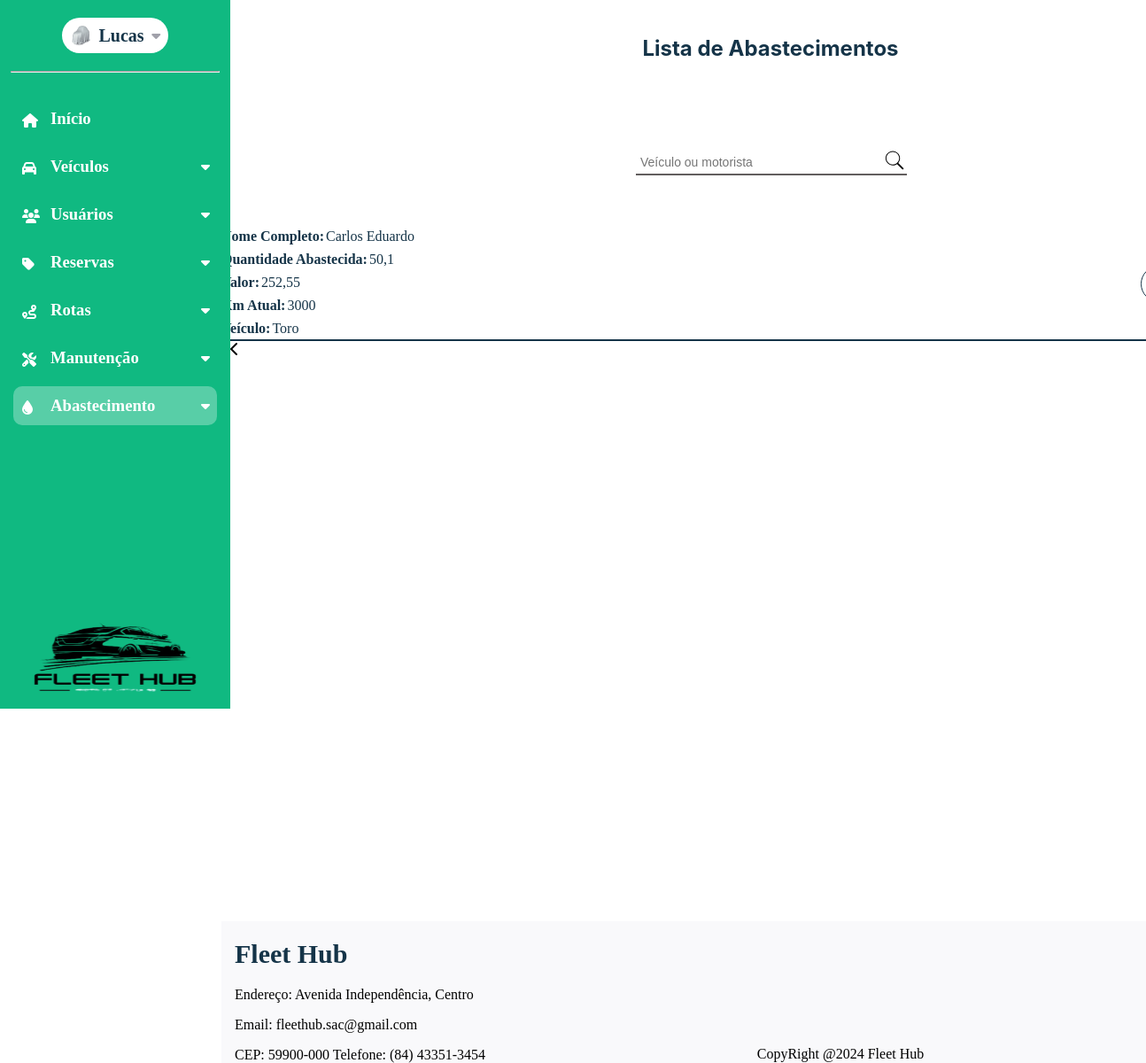
The app's page /listagem_abastecimento (signed in) with its own data.
### dashboard/models.py (models this page shows, shortened)
class CustomUser(AbstractUser):
    nome = models.CharField(max_length=50)
    email = models.EmailField(max_length=254, unique=True)
    cpf = models.CharField(max_length=11, unique=True)
    telefone = models.CharField(max_length=15)
    rua = models.CharField(max_length=35)
    bairro = models.CharField(max_length=35)
    cidade = models.CharField(max_length=35)
    cep = models.CharField(max_length=15)
    imagem = models.ImageField(
        upload_to="imagens/usuario",
        height_field=None,
        width_field=None,
        max_length=None,
        default="carro-escondido.jpg",
    )
    estado = models.ForeignKey(Estado, on_delete=models.CASCADE, null=True, blank=True)
    tipo_usuario = models.ForeignKey(TipoUsuario, on_delete=models.CASCADE, null=True, blank=True)
    status_usuario = models.ForeignKey(StatusUsuario, on_delete=models.CASCADE, null=True, blank=True)
    groups = models.ManyToManyField(
        "auth.Group",
        related_name="customuser_set",
        blank=True
    )
    user_permissions = models.ManyToManyField(
        "auth.Permission",
        related_name="customuser_permissions_set",
        blank=True
    )

class Abastecimento(models.Model):
    veiculo = models.ForeignKey(Veiculo,on_delete=models.CASCADE,related_name='veiculo_abastecido')
    km_atual = models.IntegerField()
    tipo_combustivel = models.ForeignKey(Tipo_Combustivel,on_delete=models.CASCADE,related_name="combustivel_abastecimento")
    motorista = models.ForeignKey(CustomUser,on_delete=models.CASCADE,related_name='usuario_abastecimento')
    quant_litros = models.FloatField()
    valor = models.FloatField()
    img_abastecimento = models.ImageField(
        upload_to="imagens/abastecimento",
        height_field=None,
        width_field=None,
        max_length=None
    )
    data_cadastro = models.DateField(auto_now_add=True)
    data_alteracao = models.DateField(auto_now=True)
    usuario_cadastro = models.ForeignKey(
        CustomUser,
        on_delete=models.SET_NULL,
        null=True,
        blank=True,
        related_name="abastecimentos_cadastradas",
    )
    usuario_alteracao = models.ForeignKey(
        CustomUser,
        on_delete=models.SET_NULL,
        null=True,
        blank=True,
        related_name="abastecimentos_alteradas",
    )

class Veiculo(models.Model):
    modelo = models.CharField(max_length=50)
    marca = models.CharField(max_length=100)
    valor_compra = models.FloatField()
    ano = models.IntegerField()
    km = models.IntegerField()
    tipo = models.ForeignKey(Tipo_Veiculo,on_delete=models.SET_NULL,null=True)
    motor = models.CharField(max_length=10)
    placa = models.CharField(max_length=20)
    chassi = models.CharField(max_length=20)
    cor = models.CharField(max_length=50, default="indefinido")
    imagem = models.ImageField(
        upload_to="imagens/veiculos",
        height_field=None,
        width_field=None,
        max_length=None,
        default="media/carro-escondido.jpg",
    )
    status = models.ForeignKey(
    Status_Veiculo,
    on_delete=models.SET_NULL,
    null=True,
    blank=True,
    related_name="veiculos_status"
)
    data_cadastro = models.DateField(auto_now_add=True)
    data_alteracao = models.DateField(auto_now=True)
    usuario_cadastro = models.ForeignKey(
        CustomUser,
        on_delete=models.SET_NULL,
        null=True,
        blank=True,
        related_name="veiculos_cadastrados",
    )
    usuario_alteracao = models.ForeignKey(
        CustomUser,
        on_delete=models.SET_NULL,
        null=True,
        blank=True,
        related_name="veiculos_alterados",
    )

### dashboard/views.py (the view)
# urls.py: path('listagem_abastecimento',views.listagem_abastecimento,name='listagem_abastecimento'),
@login_required
def listagem_abastecimento(request):
    query = request.GET.get('query', '').strip()
    abastecimento = Abastecimento.objects.all()
    print(f"Query recebida: {query}")
    if query:
        abastecimento = abastecimento.filter(
            Q(veiculo__modelo__icontains=query) | Q(motorista__nome__icontains=query)
        )
    return render(request, 'dashboard/listagem_abastecimento.html',{
                'abastecimentos':abastecimento,
                })

### dashboard/templates/dashboard/listagem_abastecimento.html (shortened to what this page needs)
{% extends 'base.html' %}
{% load static %}
{% block page_name %}Listagem_Abastecimentos{% endblock page_name %}
{% block estilos %}
<link rel="stylesheet" href="{% static 'css/listagem_abastecimentos.css' %}">
{% endblock estilos %}
{% block content %}
<section id="content-listagem">
    <h1 id="page_title">Lista de Abastecimentos</h1>
    <div id="search-box">
        <form action="" method="GET">
                <div id="descr-search">
                    <input type="text" id="search-input" name="query" placeholder="Veículo ou motorista" style="border: none; outline: none; padding: 5px; font-size: 14px; flex: 1;">
                    <button type="submit" style="background: none; border: none; cursor: pointer; padding: 0;">
                    </button>
                </div>
            <div id="linha-search"></div>
        </form>
    </div>
    <div id="lista-veiculos">
            <div id="linha-final">
                {% for abastecimento in abastecimentos %}
            <div id="linha-veiculo">
                <div id="img-veiculo">
                    <div id="elementos-veiculo">
                        <div id="elementos-filhos">
                            <p id="titulo">Nome Completo:</p>
                            <p id="resultado">{{abastecimento.motorista.nome}}</p>
                        </div>
                        <div id="elementos-filhos">
                            <p id="titulo">Quantidade Abastecida:</p>
                            <p id="resultado">{{abastecimento.quant_litros}}</p>
                        </div>
                        <div id="elementos-filhos">
                            <p id="titulo">Valor:</p>
                            <p id="resultado">{{abastecimento.valor}}</p>
                        </div>
                        <div id="elementos-filhos">
                            <p id="titulo">Km Atual:</p>
                            <p id="resultado">{{abastecimento.km_atual}}</p>
                        </div>
                        <div id="elementos-filhos">
                            <p id="titulo">Veículo:</p>
                            <p id="resultado">{{abastecimento.veiculo.modelo}}</p>
                        </div>
                    </div>
                </div>
                <div id="conteudo-esquerdo">
                    <button id="botao-visualizar">
                    </button>
                </div>
        </div>
            <div id="linha"></div>
            {% endfor %}
        </div>
    </div>
</section>
{% endblock %}

### global_templates/base.html (shortened to what this page needs)
{% load static %}
<!DOCTYPE html>
<html lang="en">
<head>
    <link rel="stylesheet" href="{% static 'css/global-style.css' %}">
    {% block estilos %}{% endblock %}
    <link rel="stylesheet" href="https://cdnjs.cloudflare.com/ajax/libs/font-awesome/6.6.0/css/all.min.css"
 />
</head>
<body id="{% block body_id %}default-page{% endblock %}" data-page="{% block page_name %}default{% endblock %}">
    <div class="container-base" id="container-base">
        <aside id="sidebar">
            <div id="user-menu-sidebar">
                <div id="user_menu">
                    <img id="img_perfil" src="{{request.user.imagem.url}}" alt="" title="Imagem do Perfil">
                    <h1 id="gestor_name">{{request.user.first_name}}</h1>
                    <i id="user_icon" class="fa-solid fa-caret-down" style="color: #a1a1aa;"></i>
                </div>
                <hr>
                <div id="sidebar-expansive">
                    <a href="{% url 'tela_dashboard' %}" class="element-icon"><i class="fa-solid fa-house icon"
                            title="Início"></i>
                        <h3 id="text-init">Início</h3>
                    </a>
                    {% if user.tipo_usuario.nome == 'ADMIN' and user.status_usuario.status == 'Ativo' %}
                        <a class="element-icon" id="id-veiculos"><i class="fa-solid fa-car icon" title="Veículos"></i>
                            <h3 class="text-menu-lateral" id="text-veicles">Veículos</h3>
                            <i id="icon_veiculos" class="fa-solid fa-caret-down"
                                style="color: rgb(255, 255, 255); display: block; transform: rotate(0deg);"></i>
                        </a>
                    {% endif %}
                    {% if user.tipo_usuario.nome == 'ADMIN' or user.tipo_usuario.nome == 'Cliente' and user.status_usuario.status == 'Ativo' %}
                        <a class="element-icon" id="id-usuarios">
                            <i class="fa-solid fa-users icon" title="Usuários"></i>
                            <h3 class="text-menu-lateral" id="text-users">Usuários</h3>
                            <i id="icon_usuarios" class="fa-solid fa-caret-down"
                                style="color: rgb(255, 255, 255); display: block; transform: rotate(0deg);">
                            </i>
                        </a>
                    {% endif %}
                    {% if user.tipo_usuario.nome == 'ADMIN' or user.tipo_usuario.nome == 'Cliente' and user.status_usuario.status == 'Ativo' %}
                        <a class="element-icon" id="id-reservas"><i class="fa-solid fa-tag icon" title="Reservas"></i>
                            <h3 class="text-menu-lateral" id="text-reservations">Reservas</h3>
                                <i id="icon_reservas" class="fa-solid fa-caret-down"
                                style="color: rgb(255, 255, 255); display: block; transform: rotate(0deg);"></i>
                        </a>
                    {% endif %}
                    {% if user.tipo_usuario.nome == 'ADMIN' and user.status_usuario.status == 'Ativo' %}
                        <a class="element-icon" id="id-rotas"><i class="fa-solid fa-route icon" title="Rotas"></i>
                            <h3 class="text-menu-lateral" id="text-routes">Rotas</h3>
                                <i id="icon_rotas" class="fa-solid fa-caret-down"
                                style="color: rgb(255, 255, 255); display: block; transform: rotate(0deg);"></i>
                        </a>
                    {% endif %}
                    {% if user.tipo_usuario.nome == 'ADMIN' and user.status_usuario.status == 'Ativo' %}
                        <a class="element-icon" id="id-manutencao">
                            <i class="fa-solid fa-screwdriver-wrench icon" title="Manutenção">
                            </i>
                            <h3 class="text-menu-lateral" id="text-maintenance">Manutenção</h3>
                                <i id="icon_manutencao" class="fa-solid fa-caret-down"
                                style="color: rgb(255, 255, 255); display: block; transform: rotate(0deg);"></i>
                        </a>
                    {% endif %}
                    {% if user.tipo_usuario.nome == 'ADMIN' and user.status_usuario.status == 'Ativo' %}
                        <a class="element-icon" id="id-abastecimento">
                            <i class="fa-solid fa-droplet icon"
                                title="Abastecimento">
                            </i>
                        <h3 class="text-menu-lateral" id="text-supply">Abastecimento</h3>
                            <i id="icon_abastecimento" class="fa-solid fa-caret-down"
                                style="color: rgb(255, 255, 255); display: block; transform: rotate(0deg);"></i>
                        </a>
                    {% endif %}
                </div>
                <img src="{% static 'img/logo_fleethub.png' %}" alt="" style="width: 100%;">
            </div>
            <div id="div-img_sidebar-expansive"><i id="img_sidebar-expansive" class="fa-solid fa-chevron-left"></i></div>
        </aside>
    </div>
    <div id="content-and-footer">
        <div id='container-block-content'>
            {% block content %}{% endblock content %}
        </div>
        <footer>
            <div class="footer-left" style="margin-left: 15px;">
                <h1>Fleet Hub</h1>
                <p>Endereço: Avenida Independência, Centro</p>
                <p>Email: fleethub.sac@gmail.com</p>
                <p style="margin-bottom: 0;">CEP: 59900-000 Telefone: (84) 43351-3454</p>
            </div>
            <div class="footer-center">
                <p style="margin-bottom: 0; margin-top: 0;">CopyRight @2024 Fleet Hub </p>
            </div>
        </footer>
    </div>
</body>
</html>

### records on screen
CustomUser: user.imagem (picture), user.first_name "Lucas"
Abastecimento: motorista.nome "Carlos Eduardo", quant_litros "50,1", valor "252,55", km_atual "3000", veiculo.modelo "Toro"
